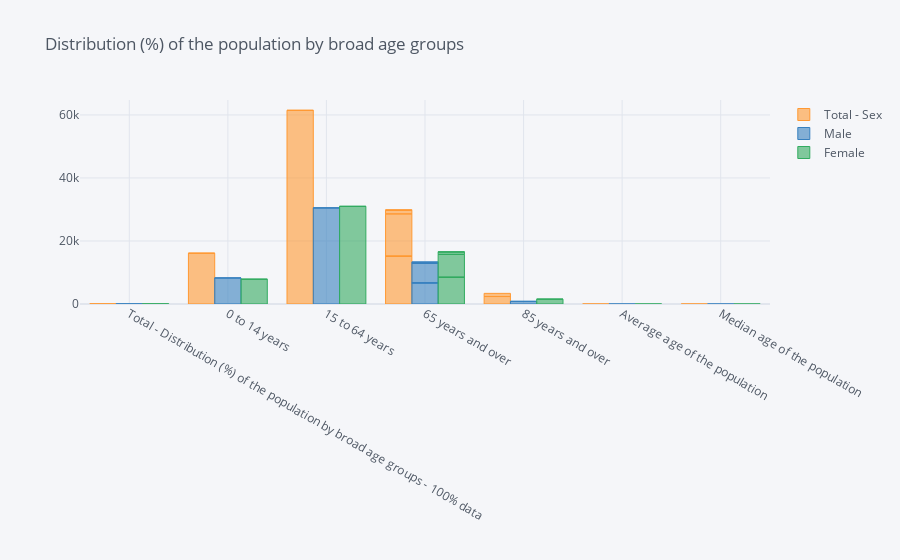

Write notebook code for a chart like this one.
### Code cell
#load "cufflinks" library under short name "cf"
import cufflinks as cf

#command to display graphics correctly in Jupyter notebook
cf.go_offline()

def enable_plotly_in_cell():
    import IPython
    from plotly.offline import init_notebook_mode
    display(IPython.core.display.HTML('''<script src="/static/components/requirejs/require.js"></script>'''))
    init_notebook_mode(connected=False)
    
get_ipython().events.register('pre_run_cell', enable_plotly_in_cell)

# Visualize data 
vis_data.iplot(kind="bar",values="Dim: Sex (3): Member ID: [1]: Total - Sex",\
                                       labels="Dim: Sex (3): Member ID: [1]: Total - Sex",
                                       title=vis_data.index[0].split("-")[1])

### Figure 1 — Plotly figure (JSON) as saved in the notebook; plotly's stock layout.template omitted (floating-point values rounded to 4 significant figures)
{"data": [{"marker": {"color": "rgba(255, 153, 51, 0.6)", "line": {"color": "rgba(255, 153, 51, 1.0)", "width": 1}}, "name": "Total - Sex", "orientation": "v", "text": "", "type": "bar", "x": ["Total - Distribution (%) of the population by broad age groups - 100% data", "0 to 14 years", "0 to 14 years", "15 to 64 years", "15 to 64 years", "65 years and over", "65 years and over", "65 years and over", "65 years and over", "65 years and over", "85 years and over", "85 years and over", "85 years and over", "Average age of the population", "Median age of the population"], "y": ["100", "16120", "17.4", "61445", "66.3", "15160", "16.3", "13415", "1120", "225", "2375", "2.6", "995", "39.5", "37.2"]}, {"marker": {"color": "rgba(55, 128, 191, 0.6)", "line": {"color": "rgba(55, 128, 191, 1.0)", "width": 1}}, "name": "Male", "orientation": "v", "text": "", "type": "bar", "x": ["Total - Distribution (%) of the population by broad age groups - 100% data", "0 to 14 years", "0 to 14 years", "15 to 64 years", "15 to 64 years", "65 years and over", "65 years and over", "65 years and over", "65 years and over", "65 years and over", "85 years and over", "85 years and over", "85 years and over", "Average age of the population", "Median age of the population"], "y": ["100", "8260", "18.2", "30475", "67.1", "6690", "14.7", "6160", "385", "100", "835", "1.8", "...", "38.4", "36"]}, {"marker": {"color": "rgba(50, 171, 96, 0.6)", "line": {"color": "rgba(50, 171, 96, 1.0)", "width": 1}}, "name": "Female", "orientation": "v", "text": "", "type": "bar", "x": ["Total - Distribution (%) of the population by broad age groups - 100% data", "0 to 14 years", "0 to 14 years", "15 to 64 years", "15 to 64 years", "65 years and over", "65 years and over", "65 years and over", "65 years and over", "65 years and over", "85 years and over", "85 years and over", "85 years and over", "Average age of the population", "Median age of the population"], "y": ["100", "7865", "16.6", "30970", "65.5", "8470", "17.9", "7250", "740", "125", "1540", "3.3", "...", "40.6", "38.5"]}], "layout": {"legend": {"bgcolor": "#F5F6F9", "font": {"color": "#4D5663"}}, "paper_bgcolor": "#F5F6F9", "plot_bgcolor": "#F5F6F9", "title": {"font": {"color": "#4D5663"}, "text": " Distribution (%) of the population by broad age groups "}, "xaxis": {"gridcolor": "#E1E5ED", "showgrid": true, "tickfont": {"color": "#4D5663"}, "title": {"font": {"color": "#4D5663"}, "text": ""}, "zerolinecolor": "#E1E5ED"}, "yaxis": {"gridcolor": "#E1E5ED", "showgrid": true, "tickfont": {"color": "#4D5663"}, "title": {"font": {"color": "#4D5663"}, "text": ""}, "zerolinecolor": "#E1E5ED"}}}
